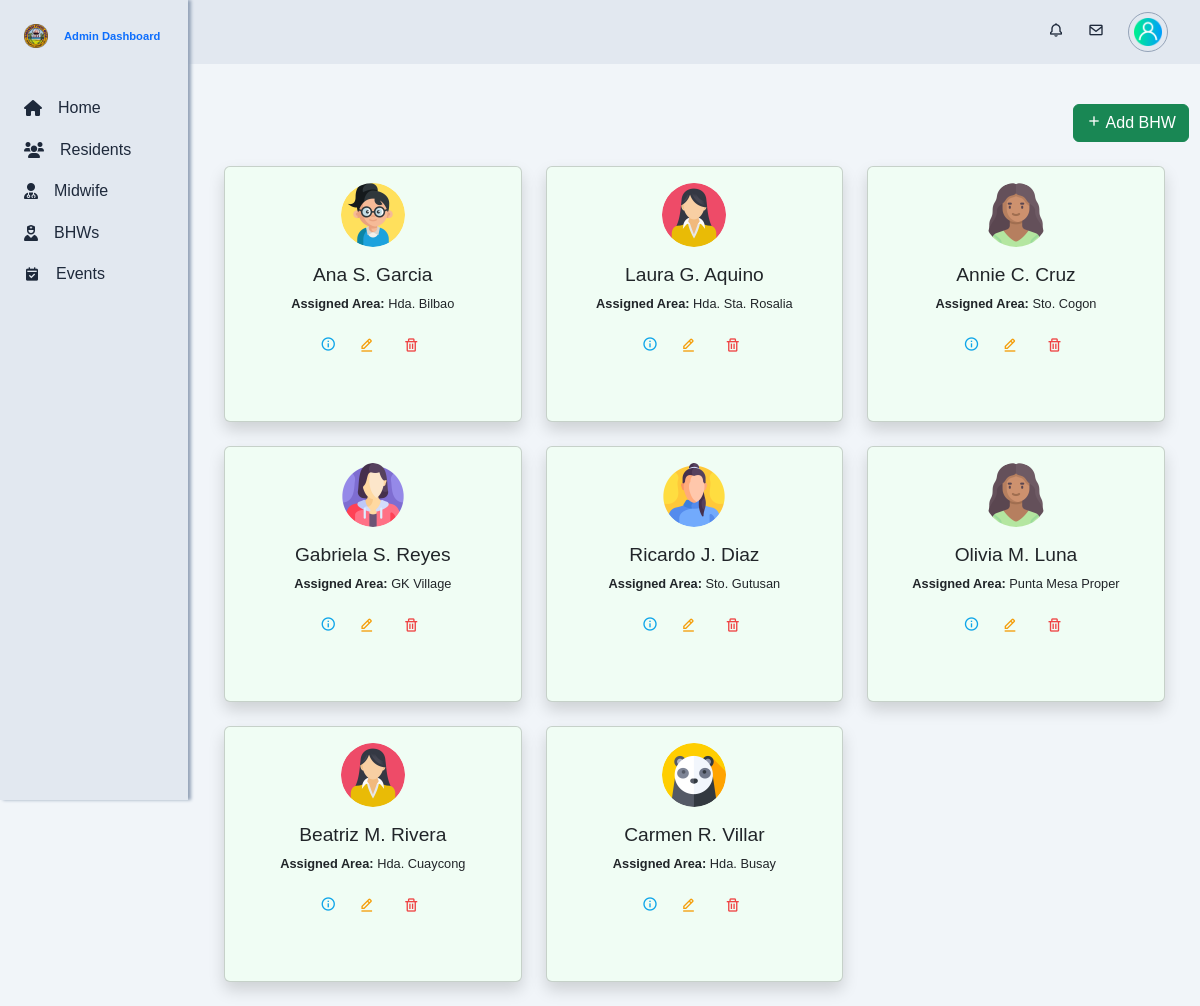
Before: /app/views/admin/bhws.php with the older database file.
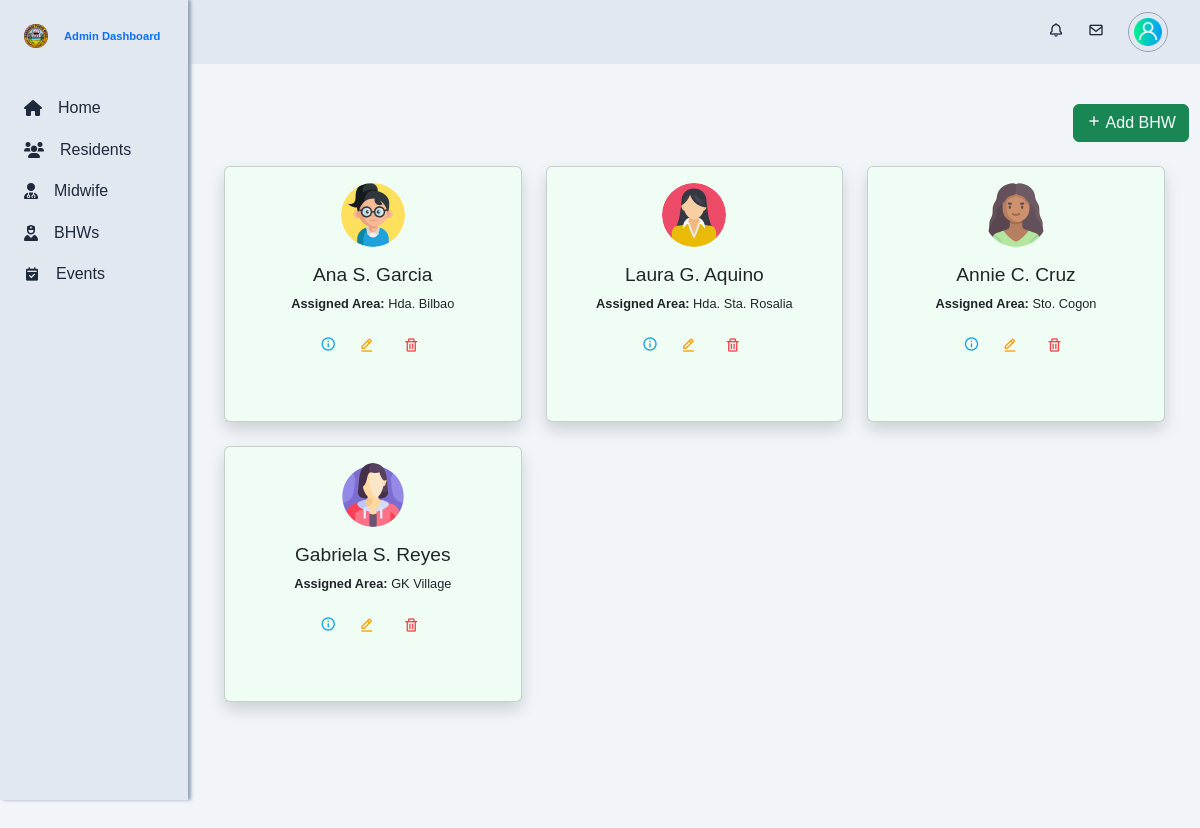
After: the same page with the newer database file.
### tables this page shows
CREATE TABLE `bhw` (
  `bhw_id` int(10) NOT NULL,
  `account_id` int(10) NOT NULL,
  `personal_info_id` int(10) NOT NULL,
  `assigned_area` int(10) NOT NULL,
  `date_started` date NOT NULL DEFAULT current_timestamp(),
  `employment_status` enum('active','inactive','on_leave') NOT NULL DEFAULT 'active'
);

CREATE TABLE `accounts` (
  `account_id` int(10) NOT NULL,
  `username` varchar(255) NOT NULL,
  `password` varchar(255) NOT NULL,
  `role` enum('admin','midwife','bhw','residents') NOT NULL,
  `profile_picture` varchar(255) DEFAULT NULL,
  `isArchived` tinyint(1) NOT NULL DEFAULT 0,
  `isValid` tinyint(1) NOT NULL DEFAULT 1
);

CREATE TABLE `personal_information` (
  `personal_info_id` int(10) NOT NULL,
  `lastname` varchar(255) NOT NULL,
  `firstname` varchar(255) NOT NULL,
  `middlename` varchar(255) NOT NULL,
  `date_of_birth` date DEFAULT NULL,
  `civil_status` enum('Single','Married','Widowed','Legally Separated') DEFAULT NULL,
  `educational_attainment` enum('Elementary Graduate','Elementary Undergraduate','Highschool Graduate','Highschool Undergraduate','College Graduate','College Undergraduate') DEFAULT NULL,
  `occupation` varchar(255) DEFAULT NULL,
  `religion` varchar(100) DEFAULT NULL,
  `citizenship` varchar(100) DEFAULT NULL,
  `address_id` int(10) NOT NULL,
  `sex` enum('male','female') NOT NULL,
  `phone_number` varchar(20) DEFAULT NULL,
  `email` varchar(255) DEFAULT NULL,
  `id_picture` varchar(255) DEFAULT NULL,
  `isAlive` tinyint(1) NOT NULL DEFAULT 1,
  `isTransferred` tinyint(1) NOT NULL DEFAULT 0,
  `isArchived` tinyint(1) NOT NULL DEFAULT 0,
  `created_at` datetime NOT NULL DEFAULT current_timestamp(),
  `updated_at` datetime NOT NULL DEFAULT current_timestamp()
);

CREATE TABLE `address` (
  `address_id` int(10) NOT NULL,
  `address_name` varchar(255) NOT NULL,
  `address_type` enum('hda','sitio') NOT NULL
);

### app/models/get_bhws.php (called while the page is built)
<?php
function getBhwData($conn) {
    $sql = "SELECT
            bhw.bhw_id AS bhw_id,
            bhw.account_id AS account_id,
            bhw.personal_info_id AS personal_info_id,
            bhw.assigned_area AS assigned_area,
            bhw.date_started AS date_started,
            bhw.employment_status AS employment_status,
            personal_information.lastname AS lastname,
            personal_information.firstname AS firstname,
            personal_information.middlename AS middlename,
            personal_information.date_of_birth AS date_of_birth,
            TIMESTAMPDIFF(YEAR, personal_information.date_of_birth, CURDATE()) AS age,
            personal_information.civil_status AS civil_status,
            personal_information.educational_attainment AS educational_attainment,
            personal_information.occupation AS occupation,
            personal_information.religion AS religion,
            personal_information.citizenship AS citizenship,
            personal_information.sex AS sex,
            personal_information.phone_number AS phone_number,
            personal_information.email AS email,
            personal_information.created_at AS created_at,
            personal_information.updated_at AS updated_at,
            accounts.username AS username,
            accounts.profile_picture AS profile_picture,
            accounts.isArchived AS isArchived,
            personal_address.address_name AS personal_address_name,  -- Personal address
            assigned_address.address_name AS assigned_area_name      -- Assigned area address
            FROM bhw
            INNER JOIN personal_information ON bhw.personal_info_id = personal_information.personal_info_id
            INNER JOIN accounts ON bhw.account_id = accounts.account_id
            INNER JOIN address AS personal_address ON personal_information.address_id = personal_address.address_id  -- Join for personal address
            INNER JOIN address AS assigned_address ON bhw.assigned_area = assigned_address.address_id
            WHERE accounts.isArchived = 0";
    $result = mysqli_query($conn, $sql);
    $bhw_data = [];
    if (mysqli_num_rows($result) > 0) {
        while ($row = mysqli_fetch_assoc($result)) {
            $bhw_data[] = $row;
        }
    }
    return $bhw_data;
}
$bhw_data = getBhwData($conn);
?>

### app/views/admin/bhws.php (shortened to what this page needs)
<?php
require './config/db_config.php';
require './app/models/get_bhws.php';
?>
<!DOCTYPE html>
<html lang="en">
<head>
    <?php require './app/views/globals/head.php'; ?>
    <link rel="stylesheet" href="./public/css/admin.css">
</head>
<body id="body-pd">
    <?php require 'partials/top_navigation.php'; ?>
    <?php require 'partials/sidebar.php'; ?>
    <div class="height-100 main-content container">
        <div class="row">
            <div class="col-12 text-center m-4 d-flex justify-content-end">
                <button type="button" class="btn btn-success" data-bs-toggle="modal" data-bs-target="#addBhwModal">
                    <i class="bx bx-plus"></i> Add BHW
                </button>
            </div>
        </div>
        <div class="row">
            <?php if (!empty($bhw_data)): ?>
                <?php foreach ($bhw_data as $bhw): ?>
                    <div class="col-md-4 mb-4 bhw" id="bhw-card-<?= $bhw['bhw_id']; ?>">
                        <div class="card text-center shadow">
                            <img src="<?= !empty($bhw['profile_picture']) ? $bhw['profile_picture'] : './public/images/avatar-panda.png'; ?>" class="card-img-top rounded-circle mx-auto mt-3" alt="Profile Picture">
                            <div class="card-body">
                                <h5 class="card-title">
                                    <?= htmlspecialchars($bhw['firstname'] . ' ' . substr($bhw['middlename'], 0, 1) . '. ' . $bhw['lastname']); ?>
                                </h5>
                                <p class="card-text"><strong>Assigned Area:</strong> <?= htmlspecialchars($bhw['assigned_area_name']); ?></p>
                                <div class="mt-3">
                                    <button type="button" data-bs-toggle="modal" data-bs-target="#bhwModal<?= $bhw['bhw_id']; ?>">
                                        <i class='bx bx-info-circle'></i>
                                    </button>
                                    <button type="button" class="btn btn-warning" data-bs-toggle="modal" data-bs-target="#editBhwModal<?= $bhw['bhw_id']; ?>">
                                        <i class="bx bx-edit-alt"></i>
                                    </button>
                                    <button type="button" class="btn btn-danger delete-bhw" data-bhw-id="<?= $bhw['bhw_id']; ?>">
                                        <i class="bx bx-trash"></i>
                                    </button>
                                </div>
                            </div>
                        </div>
                    </div>
                <?php endforeach; ?>
            <?php else: ?>
                <p>No Barangay Health Workers found.</p>
            <?php endif; ?>
        </div>
    </div>
</body>
</html>

Changed rows visible on the page:
removed bhw: account.profile_picture (picture), personal_info.lastname "Ricardo J. Diaz", assigned_area.address_name "Sto. Gutusan"
removed bhw: account.profile_picture (picture), personal_info.lastname "Olivia M. Luna", assigned_area.address_name "Punta Mesa Proper"
removed bhw: account.profile_picture (picture), personal_info.lastname "Beatriz M. Rivera", assigned_area.address_name "Hda. Cuaycong"
removed bhw: account.profile_picture (picture), personal_info.lastname "Carmen R. Villar", assigned_area.address_name "Hda. Busay"
